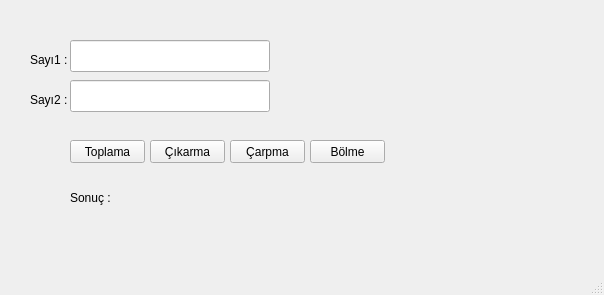
<?xml version="1.0" encoding="UTF-8"?>
<ui version="4.0">
 <class>MainWindow</class>
 <widget class="QMainWindow" name="MainWindow">
  <property name="geometry">
   <rect>
    <x>0</x>
    <y>0</y>
    <width>604</width>
    <height>295</height>
   </rect>
  </property>
  <property name="windowTitle">
   <string>MainWindow</string>
  </property>
  <widget class="QWidget" name="centralwidget">
   <widget class="QLabel" name="label">
    <property name="geometry">
     <rect>
      <x>30</x>
      <y>50</y>
      <width>81</width>
      <height>20</height>
     </rect>
    </property>
    <property name="text">
     <string>Sayı1 :</string>
    </property>
   </widget>
   <widget class="QLabel" name="label_2">
    <property name="geometry">
     <rect>
      <x>30</x>
      <y>90</y>
      <width>81</width>
      <height>20</height>
     </rect>
    </property>
    <property name="text">
     <string>Sayı2 :</string>
    </property>
   </widget>
   <widget class="QLineEdit" name="txt_sayi2">
    <property name="geometry">
     <rect>
      <x>70</x>
      <y>80</y>
      <width>200</width>
      <height>32</height>
     </rect>
    </property>
   </widget>
   <widget class="QLineEdit" name="txt_sayi1">
    <property name="geometry">
     <rect>
      <x>70</x>
      <y>40</y>
      <width>200</width>
      <height>32</height>
     </rect>
    </property>
   </widget>
   <widget class="QPushButton" name="btn_Toplama">
    <property name="geometry">
     <rect>
      <x>70</x>
      <y>140</y>
      <width>75</width>
      <height>23</height>
     </rect>
    </property>
    <property name="text">
     <string>Toplama</string>
    </property>
   </widget>
   <widget class="QPushButton" name="btn_cikarma">
    <property name="geometry">
     <rect>
      <x>150</x>
      <y>140</y>
      <width>75</width>
      <height>23</height>
     </rect>
    </property>
    <property name="text">
     <string>Çıkarma</string>
    </property>
   </widget>
   <widget class="QPushButton" name="btn_carpma">
    <property name="geometry">
     <rect>
      <x>230</x>
      <y>140</y>
      <width>75</width>
      <height>23</height>
     </rect>
    </property>
    <property name="text">
     <string>Çarpma</string>
    </property>
   </widget>
   <widget class="QPushButton" name="btn_bolme">
    <property name="geometry">
     <rect>
      <x>310</x>
      <y>140</y>
      <width>75</width>
      <height>23</height>
     </rect>
    </property>
    <property name="text">
     <string>Bölme</string>
    </property>
   </widget>
   <widget class="QLabel" name="label_3">
    <property name="geometry">
     <rect>
      <x>70</x>
      <y>190</y>
      <width>111</width>
      <height>16</height>
     </rect>
    </property>
    <property name="text">
     <string>Sonuç :</string>
    </property>
   </widget>
  </widget>
  <widget class="QMenuBar" name="menubar">
   <property name="geometry">
    <rect>
     <x>0</x>
     <y>0</y>
     <width>604</width>
     <height>21</height>
    </rect>
   </property>
  </widget>
  <widget class="QStatusBar" name="statusbar"/>
 </widget>
 <resources/>
 <connections/>
</ui>
